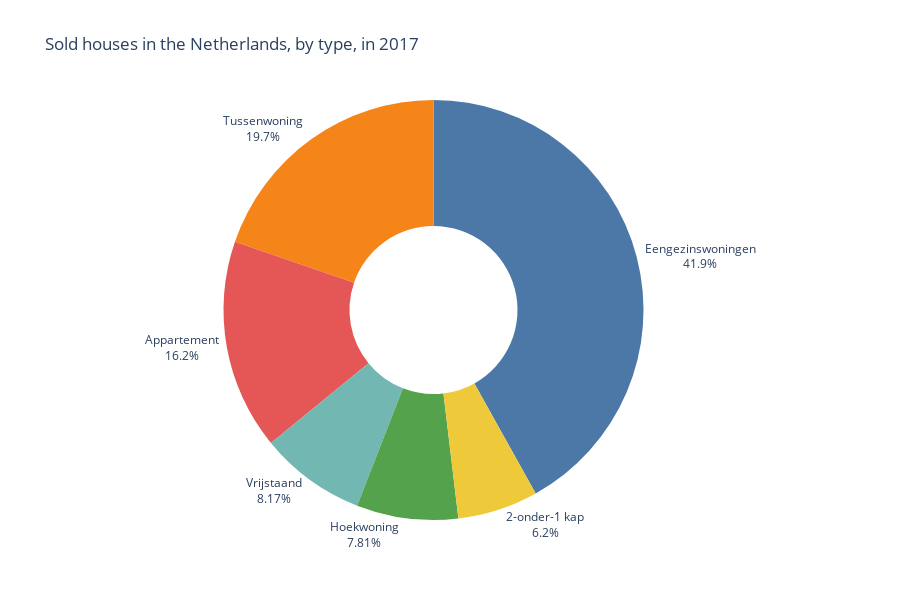

This figure's notebook cell:
### Markdown cell above
## Assignment 2.2

The second assignment is based on `existing_property.csv` (bestaande_koopwoning) based on data from the [CBS](http://statline.cbs.nl/Statweb/publication/?DM=SLNL&PA=83910NED&D1=3&D2=1-6&D3=114&HDR=T,G1&STB=G2&VW=T) and contains the numbers of houses sold in 2017 in the Netherlands, by house type.

For this assignment you have to make a donut chart based on this dataset in which this data is shown, broken down by type of house. Your chart should look like the following:

<img src="donutchart.png">

**Requirements:**
- Plot title
  - `Sold houses in the Netherlands, by type, in 2017`
- No legend
- Text and percentage around the donut chart
- Based on the data from the csv file
- The color scale on the sections in the pie chart needs to be `px.colors.qualitative.T10`
- The height of the graph needs to be `600`

*Hints:*
- See also the hints in Assignment 2.1
- Check [documentation of the pie chart](https://plotly.com/python-api-reference/generated/plotly.graph_objects.pie.html) for the available properties.
- Check the [documentation of colors](https://plotly.com/python/discrete-color/) for available color scales

### Code cell
df = pd.read_csv('existing_property.csv')

fig = px.pie(df,
             values='Aantal', 
             names='Type woning',
             title='Sold houses in the Netherlands, by type, in 2017',
             color_discrete_sequence=px.colors.qualitative.T10)

fig.update_traces(hole=0.4, textinfo='label+percent', textfont_size=12,
                  insidetextorientation='radial', textposition='outside')
fig.update_layout(showlegend=False)

fig.update_layout(height=600)

fig.show()

### Figure 1 — Plotly figure (JSON) as saved in the notebook; plotly's stock layout.template omitted (floating-point values rounded to 4 significant figures)
{"data": [{"domain": {"x": [0, 1], "y": [0, 1]}, "hole": 0.4, "hovertemplate": "Type woning=%{label}<br>Aantal=%{value}<extra></extra>", "insidetextorientation": "radial", "labels": ["Eengezinswoningen", "Tussenwoning", "Hoekwoning", "2-onder-1 kap", "Vrijstaand", "Appartement"], "legendgroup": "", "name": "", "showlegend": true, "textfont": {"size": 12}, "textinfo": "label+percent", "textposition": "outside", "type": "pie", "values": [169462, 79775, 31594, 25064, 33029, 65424]}], "layout": {"height": 600, "legend": {"tracegroupgap": 0}, "piecolorway": ["#4C78A8", "#F58518", "#E45756", "#72B7B2", "#54A24B", "#EECA3B", "#B279A2", "#FF9DA6", "#9D755D", "#BAB0AC"], "showlegend": false, "title": {"text": "Sold houses in the Netherlands, by type, in 2017"}}}
